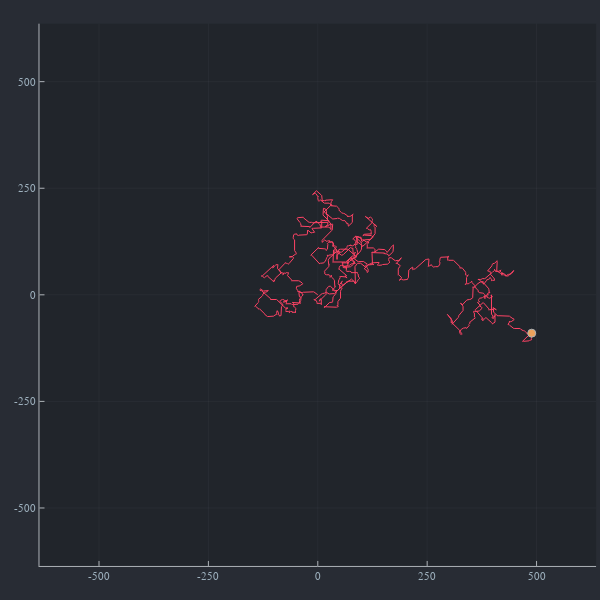

Here is the notebook cell this chart was saved with:
### Code cell
bus=4
dic=collect(dat)[bus][2];
coords_string=collect(values(dic))
x,y=parse_coords(coords_string)

remove_periodic_boundary!(x,mini,maxi);
remove_periodic_boundary!(y,mini,maxi);

boxes=6
x.-=x[1]
y.-=y[1]
plot(x,y,size=[600,600],xlim=boxes*[-maxi,maxi],ylim=boxes*[-maxi,maxi],legend=:none)
plot!([x[end]],[y[end]],seriestype=:scatter)

### Figure 1 — Plotly figure (JSON) as saved in the notebook; plotly's stock layout.template omitted (floating-point values rounded to 4 significant figures; data arrays with more than 128 entries replaced by an {"elided": "..."} marker saying what was removed)
{"data": [{"colorbar": {"title": {"text": ""}}, "legendgroup": "y1", "line": {"color": "rgba(254, 67, 101, 1.000)", "dash": "solid", "shape": "linear", "width": 1}, "mode": "lines", "name": "y1", "showlegend": true, "type": "scatter", "x": {"elided": "5639 int values"}, "xaxis": "x", "y": {"elided": "5639 int values"}, "yaxis": "y", "zmax": null, "zmin": null}, {"colorbar": {"title": {"text": ""}}, "legendgroup": "y2", "marker": {"color": "rgba(236, 162, 92, 1.000)", "line": {"color": "rgba(173, 178, 183, 1.000)", "width": 1}, "size": 8, "symbol": "circle"}, "mode": "markers", "name": "y2", "showlegend": true, "type": "scatter", "x": [489], "xaxis": "x", "y": [-90], "yaxis": "y", "zmax": null, "zmin": null}], "layout": {"annotations": [], "height": 600, "margin": {"b": 20, "l": 0, "r": 0, "t": 20}, "paper_bgcolor": "rgba(40, 44, 52, 1.000)", "plot_bgcolor": "rgba(33, 37, 43, 1.000)", "showlegend": false, "width": 600, "xaxis": {"anchor": "y", "domain": [0.06582, 0.9934], "gridcolor": "rgba(173, 178, 183, 0.100)", "gridwidth": 0.5, "linecolor": "rgba(173, 178, 183, 1.000)", "mirror": false, "range": [-636, 636], "showgrid": true, "showline": true, "showticklabels": true, "tickangle": 0, "tickcolor": "rgb(173, 178, 183)", "tickfont": {"color": "rgba(158, 177, 190, 1.000)", "family": "sans-serif", "size": 11}, "tickmode": "array", "ticks": "inside", "ticktext": ["-500", "-250", "0", "250", "500"], "tickvals": [-500, -250, 0, 250, 500], "title": {"font": {"color": "rgba(158, 177, 190, 1.000)", "family": "sans-serif", "size": 15}, "text": ""}, "type": "linear", "visible": true, "zeroline": false, "zerolinecolor": "rgba(173, 178, 183, 1.000)"}, "yaxis": {"anchor": "x", "domain": [0.02508, 0.9934], "gridcolor": "rgba(173, 178, 183, 0.100)", "gridwidth": 0.5, "linecolor": "rgba(173, 178, 183, 1.000)", "mirror": false, "range": [-636, 636], "showgrid": true, "showline": true, "showticklabels": true, "tickangle": 0, "tickcolor": "rgb(173, 178, 183)", "tickfont": {"color": "rgba(158, 177, 190, 1.000)", "family": "sans-serif", "size": 11}, "tickmode": "array", "ticks": "inside", "ticktext": ["-500", "-250", "0", "250", "500"], "tickvals": [-500, -250, 0, 250, 500], "title": {"font": {"color": "rgba(158, 177, 190, 1.000)", "family": "sans-serif", "size": 15}, "text": ""}, "type": "linear", "visible": true, "zeroline": false, "zerolinecolor": "rgba(173, 178, 183, 1.000)"}}}
